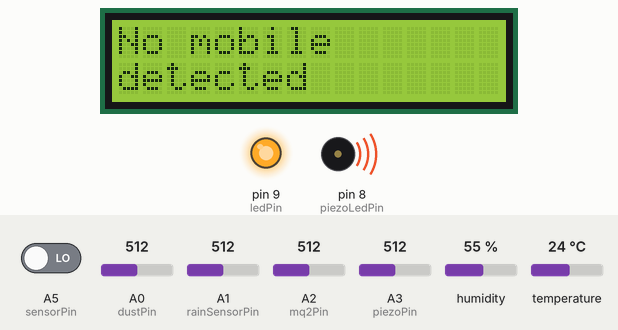
Simulated run of this sketch. Board: Arduino Uno, built with avr-gcc and run on an emulated ATmega328P. Shown: 16×2 character LCD, output pins drawn as LEDs (lit = HIGH), buzzer (waves = sounding, pin HIGH). Inputs (shaded band) come from the test bench; at power-on: A5 (sensorPin) LOW, A3 (piezoPin) = 512, A1 (rainSensorPin) = 512, A0 (dustPin) = 512, A2 (mq2Pin) = 512, humidity 55 %, temperature 24 °C. What the sketch prints to the serial monitor is not drawn.

Above: at 3.2 s.
3.3 s: A5 (sensorPin) driven HIGH
At 4.3 s:
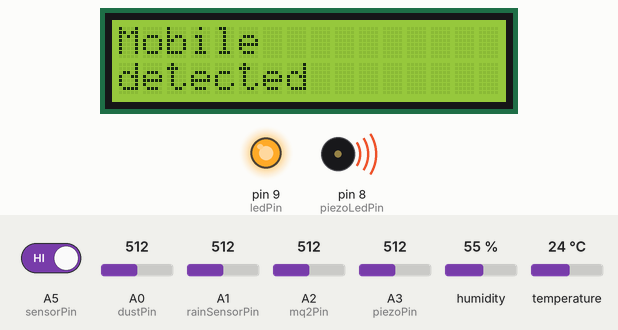
9.5 s: A3 (piezoPin) set to 210
11.0 s: A3 (piezoPin) set to 185
At 12.0 s:
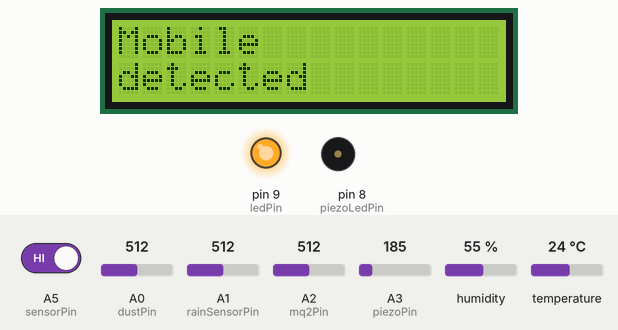
12.5 s: A1 (rainSensorPin) set to 107
14.0 s: A1 (rainSensorPin) set to 89
20.2 s: A0 (dustPin) set to 133
26.4 s: A0 (dustPin) set to 110
Timing chart, 0 to 28.9 s (numbered marks = the images above; inputs shaded):
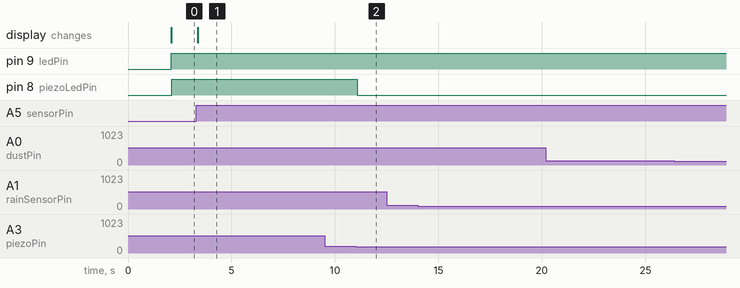

Measured:
- the behaviour switches between 201 and 200 on A3 (piezoPin) (found by bisection; images 1 and 2)
- after the input at 3.3 s, the display: changes after 0.07 s (image 1)
- after the input at 11.0 s, pin 8 (piezoLedPin): HIGH → LOW after 0.09 s

The sketch:

Final_arduino2.ino
```cpp
#include "DHT.h"
#include <LiquidCrystal.h>

// LiquidCrystal(rs, en, d4, d5, d6, d7)
LiquidCrystal lcd(4, 3, 10, 11, 12, 13);
int sensorPin = A5;
int data;
int flag = 0;

// Sensor and other hardware Pins
#define DHTPIN 2          // Pin for DHT11
#define DHTTYPE DHT11     // DHT11 sensor type
#define rainSensorPin A1   // Pin for rain sensor
#define dustPin A0         // Pin for dust sensor
#define ledPin 9           // Pin for controlling the LED (from dust sensor)
#define mq2Pin A2          // Pin for MQ-2 sensor
#define piezoPin A3        // Pin for piezo sensor (changed to A3 to avoid conflict)
#define piezoLedPin 8      // Pin for controlling LED with piezo sensor (changed to avoid conflict)
#define threshold 200      // Threshold value for vibration detection

DHT dht(DHTPIN, DHTTYPE);  // Initialize DHT11

void setup() {
  // Initialize Serial and Bluetooth communication
  Serial.begin(9600);
  // Sensor setup
  dht.begin();

  pinMode(ledPin, OUTPUT);  // Set LED pin for dust sensor as output
  pinMode(piezoLedPin, OUTPUT);  // Set LED pin for piezo sensor as output
  lcd.begin(16, 2);
  pinMode(sensorPin, INPUT);
  lcd.clear();
  lcd.print("System Ready");
  delay(2000);
  lcd.clear();
}

void loop() {

  mobile_detector();

  // Read and print sensor data
  readAndSendSensorData();
}

// Function to read and print sensor data
void readAndSendSensorData() {
  // Dust Sensor Code
  digitalWrite(ledPin, LOW);
  delayMicroseconds(280);
  int dustVal = analogRead(dustPin);  // Read from dust sensor pin
  delayMicroseconds(40);
  digitalWrite(ledPin, HIGH);
  delayMicroseconds(9680);    // Wait before next read

  float voltage = dustVal * (5.0 / 1023.0);  // Convert to voltage
  float dustDensity = 0.17 * voltage - 0.1;  // Convert to dust density

  // Rain Sensor Code
  int rainValue = analogRead(rainSensorPin);  // Read from rain sensor

  // DHT11 Sensor Code
  float humidity = dht.readHumidity();
  float temperature = dht.readTemperature();

  // MQ-2 Sensor Code
  int mq2Value = analogRead(mq2Pin);  // Read from MQ-2 sensor

  // Piezo Sensor Code
  int piezoValue = analogRead(piezoPin);  // Read the analog value from the piezo sensor
  Serial.print("Piezo Value: "); Serial.println(piezoValue);  // Print the piezo sensor value

  if (piezoValue > threshold) {
    digitalWrite(piezoLedPin, HIGH);  // Turn on the LED if piezo value is above threshold
  } else {
    digitalWrite(piezoLedPin, LOW);  // Turn off the LED if piezo value is below threshold
  }


  // Send data to Raspberry Pi

  Serial.println("Dust Density: "); Serial.println(dustDensity);
  Serial.println("Rain Sensor: "); Serial.println(rainValue);
  Serial.println("Humidity: "); Serial.println(humidity);
  Serial.println("Temperature: "); Serial.println(temperature);
  Serial.println("MQ-2: "); Serial.println(mq2Value);

  //replace sensor value with battery voltage
  // Serial.println("Battery: "); Serial.println(sensorValue);
}


void mobile_detector(void)
{
  for (long i = 0; i < 2500; i++)
  {
    data = digitalRead(sensorPin);
    if(data == 1)
    {
      flag = 1;
    }
  }

  if (flag == 0)
  {
    //Serial.println("No mobile detected: ");
    lcd.clear();  // Clear the screen before displaying new content
    lcd.setCursor(0, 0);  // Set cursor to first line
    lcd.print("No mobile");
    lcd.setCursor(0, 1);  // Set cursor to second line
    lcd.print("detected");
  }
  else
  {
    // Serial.println("Mobile detected: ");
    lcd.clear();  // Clear the screen before displaying new content
    lcd.setCursor(0, 0);  // Set cursor to first line
    lcd.print("Mobile");
    lcd.setCursor(0, 1);  // Set cursor to second line
    lcd.print("detected");
    flag = 0;  // Reset flag for next detection cycle
  }
}
```
